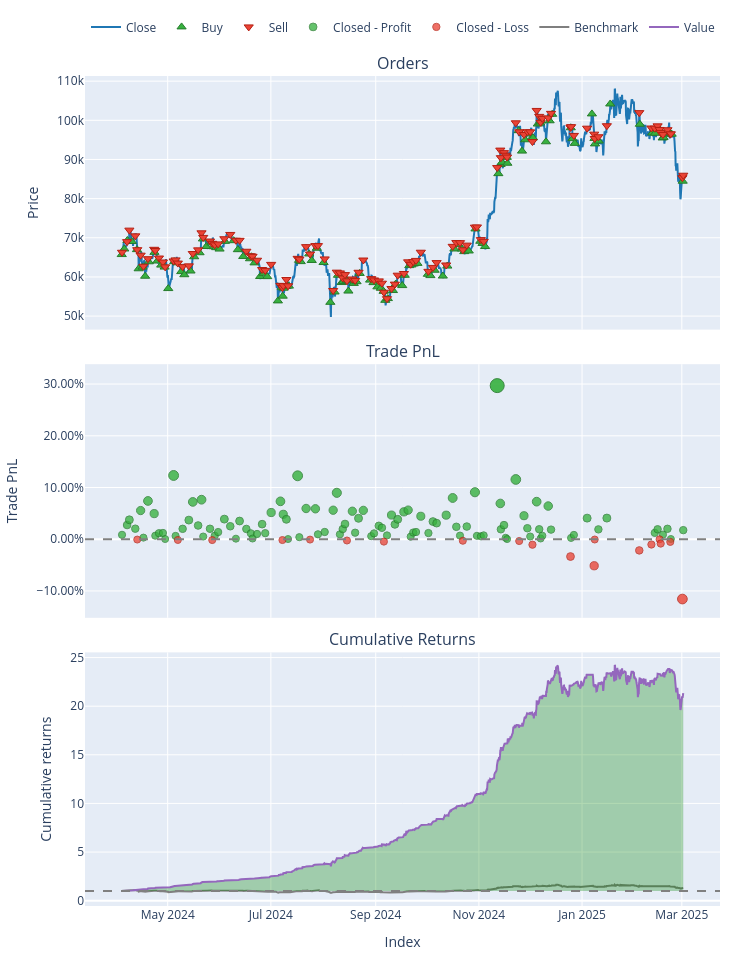

Notebook cell for this chart:
### Markdown cell above
## Part 3: Backtesting & Performance Evaluation

**Objective:**  
Evaluate how well the trained model performs on unseen data, simulating real trades.

**Tasks:**
- Use walk-forward or expanding splits to mimic “live” conditions  
- Convert model predictions to signals ([-1, 0, +1] or buy/sell/hold)  
- Run a simple backtest script or VectorBT for performance metrics  
- Calculate returns, Sharpe ratio, drawdowns, confusion matrix, etc.  
- Visualize results (equity curve, trades, etc.) to judge strategy viability

### Code cell
import sys
import os
import warnings
from pathlib import Path

# ---------------------------------------------------------------------------
# 1) SET PROJECT ROOT AND UPDATE PATH/WORKING DIRECTORY
# ---------------------------------------------------------------------------
project_root = Path.cwd().parent.parent
sys.path.append(str(project_root))
os.chdir(str(project_root))
warnings.filterwarnings("ignore")

import pandas as pd
import numpy as np
import MetaTrader5 as mt5
import vectorbt as vbt
import joblib

# Our modules
from data.data_loader import get_data_mt5
from features.feature_engineering import add_all_ta_features
from features.labeling_schemes import create_labels_multi_bar  # multi-bar labeling

# Sklearn
from sklearn.metrics import accuracy_score

###########################################################
# 1) DATA LOADING & FEATURE ENGINEERING
###########################################################
if not mt5.initialize():
    print("Failed to initialize MT5")
else:
    # Fetch 2000 most recent bars for backtesting
    data = get_data_mt5(symbol="BTCUSD", timeframe=mt5.TIMEFRAME_H4, n_bars=2000, start_pos=0)
    mt5.shutdown()

# Add technical features
df = add_all_ta_features(data)

# Create multi-bar classification labels (e.g., horizon=5, threshold=0.005)
df_lbl = create_labels_multi_bar(df, horizon=5, threshold=0.005)

# Separate features and labels
X = df_lbl.drop(columns=["multi_bar_label", "future_return_h"])
y = df_lbl["multi_bar_label"]

# Shift labels from [-1,0,+1] → [0,1,2] for classifier
y_shifted = y + 1

###########################################################
# 2) LOAD PRE-TRAINED CLASSIFICATION MODEL (NO RETRAINING)
###########################################################
best_pipeline = joblib.load("models/saved_models/best_rf_mb_pipeline.pkl")
print("Loaded best classification model from 'best_rf_mb_pipeline.pkl'")

# 1) Identify columns used during training
trained_columns = best_pipeline["scaler"].feature_names_in_  # adjust if your pipeline step name differs

# 2) Subset X to match these columns
X_test = X[trained_columns]

# 3) Predict on new data
preds_shifted = best_pipeline.predict(X_test)

# Convert predictions back to [-1, 0, +1]
preds = preds_shifted - 1

# Compute accuracy against true labels (also shifted back)
y_true_unshifted = y_shifted - 1
accuracy = accuracy_score(y_true_unshifted, preds)
print(f"\nOut-of-Sample Accuracy: {accuracy:.4f}")

###########################################################
# 3) CONVERT PREDICTIONS TO SIGNALS & BACKTEST
###########################################################
# +1 => buy, -1 => sell, 0 => no position
signals = preds

print("\nRunning Full Backtest on the Last 2000 Bars...")

close_prices = df_lbl["close"]
if len(signals) < len(close_prices):
    signals = np.append(signals, [0] * (len(close_prices) - len(signals)))

signals_s = pd.Series(signals, index=close_prices.index)

fees = 0.0002  # 0.02% transaction cost per trade

pf = vbt.Portfolio.from_signals(
    close_prices,
    entries=signals_s > 0,
    exits=signals_s < 0,
    init_cash=10000,
    freq='4H',
    fees=fees
)

total_return = pf.total_return()
sharpe_ratio = pf.sharpe_ratio()

print("\nFull Backtest Results:")
print(f"Accuracy={accuracy:.2f}, Return={total_return:.2f}%, Sharpe={sharpe_ratio:.2f}")
print(pf.stats())

# Optional: Plot the backtest
fig = pf.plot()
fig.show()
